Frame 1 (no input): blank canvas, image omitted
Frame 60 (the mouse pressed at the canvas centre just before this capture): blank canvas, image omitted
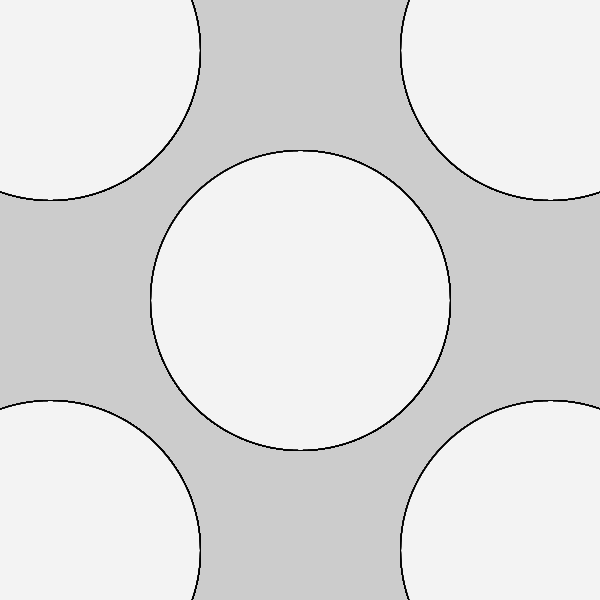
Frame 120 (the mouse held since frame 60 and released just before this capture)

The Processing sketch whose frames 1 and 60 were blank and that drew this single picture after the mouse press (run headless with seeded random() and noise(); from frame 60 on, the mouse is pressed at the canvas centre):

// Processing sketch: processing_142690
// ── processing_142690.pde

void setup() {
  size(600, 600);
  
}
  
void draw () {
  fill(255, 255, 255, 10);
  stroke(0);
  ellipse(300, 300, mouseX, mouseY);
  ellipse(50, 50, mouseX, mouseY);
  ellipse(50, 550, mouseX, mouseY);
  ellipse(550, 50, mouseX, mouseY);
  ellipse(550, 550, mouseX, mouseY);
 
  ellipse(300, 300, mouseY, mouseX);
  ellipse(50, 50, mouseY, mouseX);
  ellipse(50, 550, mouseY, mouseX);
  ellipse(550, 50, mouseY, mouseX);
  ellipse(550, 550, mouseY, mouseX);
  
}
